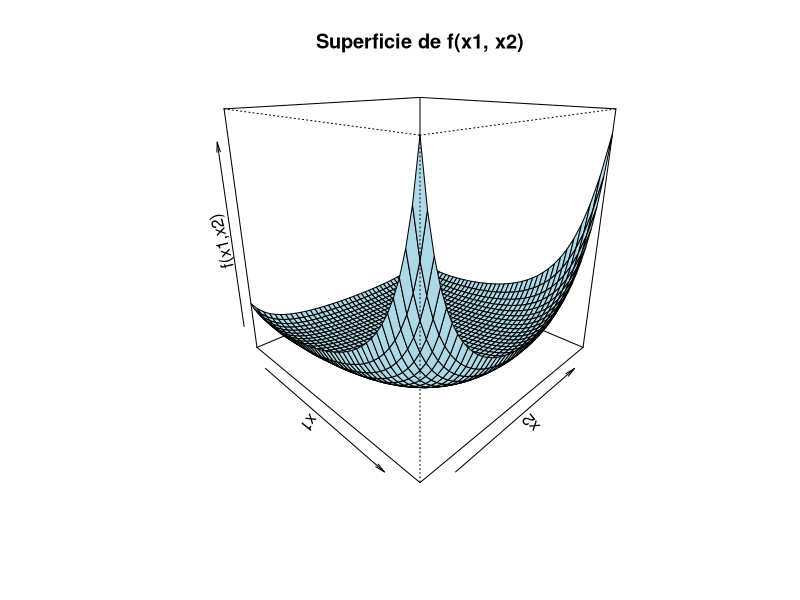

Generate this figure with R:
# Definimos los valores de x1 y x2
x1 <- seq(0.1, 0.9, by = 0.02)
x2 <- seq(0.1, 0.9, by = 0.02)

# Definimos la función
f <- function(x1, x2) {
  1/x1 + 1/x2 + (1 - x2)/(x2 * (1 - x1)) + 1/((1 - x1) * (1 - x2))
}

# Generamos la matriz de valores usando outer
z <- outer(x1, x2, FUN = Vectorize(f))

# Graficamos la superficie 3D
persp(x1, x2, z, theta = 45, phi = 20, col = "lightblue", 
      xlab = "x1", ylab = "x2", zlab = "f(x1,x2)", 
      main = "Superficie de f(x1, x2)")

# Definimos la función para optimización
f_optim <- function(x) {
  x1 <- x[1]
  x2 <- x[2]
  1/x1 + 1/x2 + (1 - x2)/(x2 * (1 - x1)) + 1/((1 - x1) * (1 - x2))
}

# Realizamos la optimización
result1 <- optim(c(0.5, 0.5), f_optim)
print(result1)
